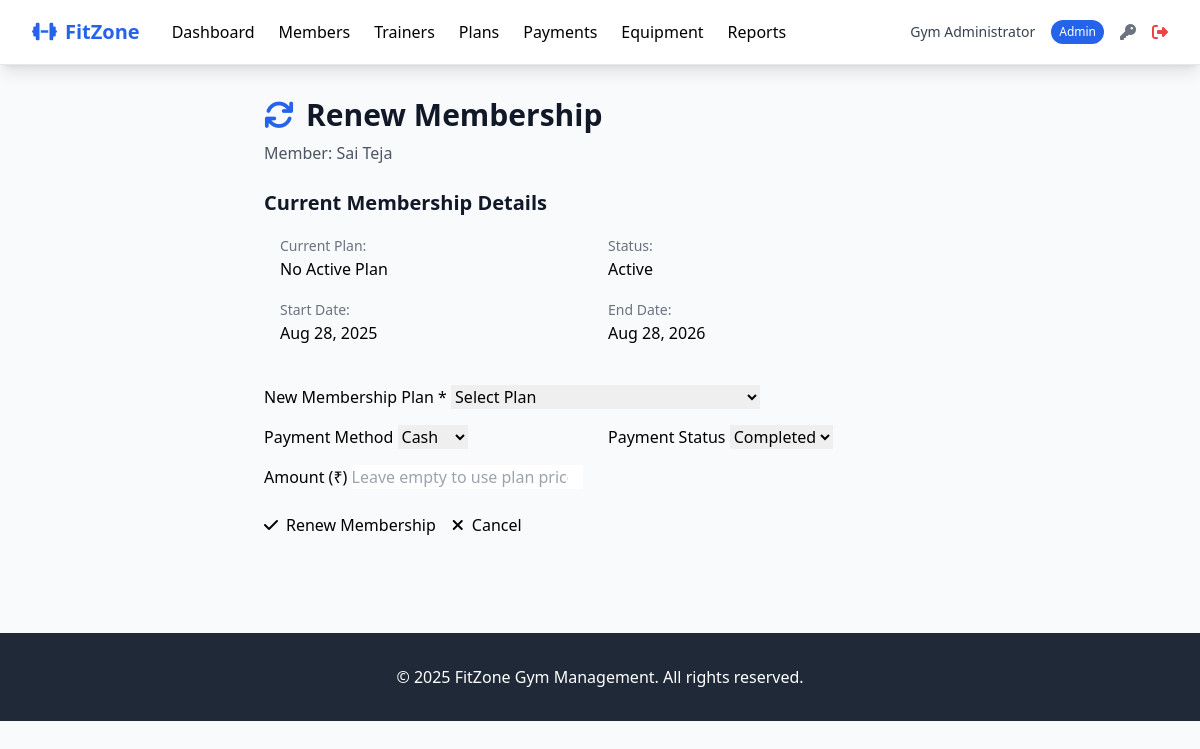
Page /admin/members/1/renew (signed in) on the earlier database version.
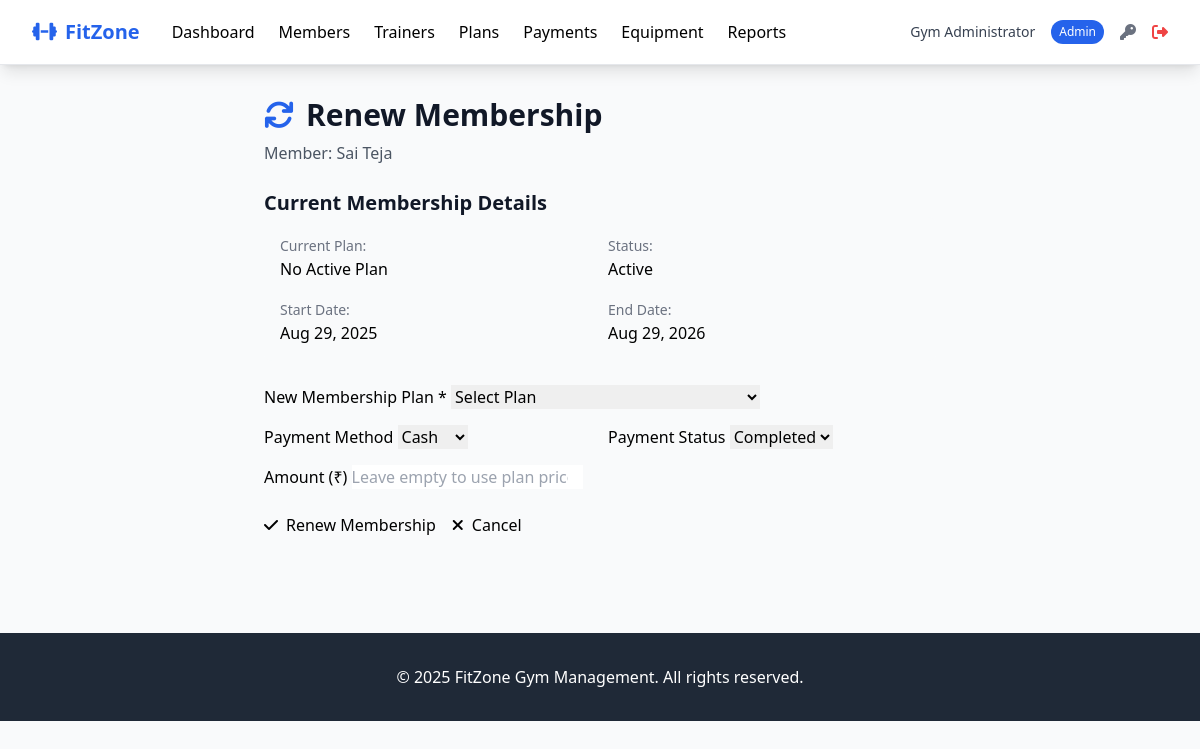
Same page on the later database version.
### tables this page shows
CREATE TABLE members (
            id INTEGER PRIMARY KEY AUTOINCREMENT,
            user_id INTEGER,
            membership_plan_id INTEGER,
            phone TEXT NOT NULL,
            emergency_contact TEXT,
            emergency_phone TEXT,
            address TEXT,
            date_of_birth DATE,
            weight DECIMAL(5,2),
            height DECIMAL(5,2),
            medical_conditions TEXT,
            fitness_goals TEXT,
            membership_start_date DATE,
            membership_end_date DATE,
            status TEXT DEFAULT 'active' CHECK (status IN ('active', 'inactive', 'suspended')),
            trainer_id INTEGER,
            created_at TIMESTAMP DEFAULT CURRENT_TIMESTAMP,
            updated_at TIMESTAMP DEFAULT CURRENT_TIMESTAMP,
            FOREIGN KEY (user_id) REFERENCES users (id),
            FOREIGN KEY (membership_plan_id) REFERENCES membership_plans (id),
            FOREIGN KEY (trainer_id) REFERENCES trainers (id)
        );

### routes/admin.py (the view, shortened to what this page needs)
@admin_bp.route('/members/<int:member_id>/renew', methods=['GET', 'POST'])
@admin_required
def renew_membership(member_id):
    member = Member.get_by_id(member_id)
    if not member:
        flash('Member not found!', 'danger')
        return redirect(url_for('admin.members'))
    plans = MembershipPlan.get_all_active()
    return render_template(
        'admin/renew_member.html',
        member=member,
        plans=plans
    )

### models/database.py (called while the page is built)
def get_db_connection(db_path='gym_management.db'):
    conn = sqlite3.connect(db_path)
    conn.row_factory = sqlite3.Row
    conn.execute("PRAGMA foreign_keys = ON")
    return conn

def execute_query(query, params=(), db_path='gym_management.db', fetch=False):
    conn = get_db_connection(db_path)
    cursor = conn.cursor()
    try:
        cursor.execute(query, params)
        if fetch:
            result = cursor.fetchall()
            conn.close()
            return result
        else:
            conn.commit()
            last_id = cursor.lastrowid
            conn.close()
            return last_id
    except Exception as e:
        conn.close()
        try:
            from flask import current_app
            current_app.logger.error(f"DB Error: {e} | Query: {query} | Params: {params}")
        except:
            print(f"DB Error: {e} | Query: {query} | Params: {params}")
        raise

### models/member.py (called while the page is built)
    @classmethod
    def _db_path(cls):
        return current_app.config.get('DATABASE_PATH', 'gym_management.db')

### templates/admin/renew_member.html (shortened to what this page needs)
{% extends "base.html" %}
{% block content %}
<div class="max-w-2xl mx-auto">
    <div class="mb-6">
        <h1 class="text-3xl font-bold text-gray-900">
            <i class="fas fa-refresh mr-3 text-primary"></i>Renew Membership
        </h1>
        <p class="text-gray-600 mt-2">Member: {{ member.full_name }}</p>
    </div>
    <div class="card">
        <div class="card-header">
            <h2 class="text-xl font-semibold text-gray-900">Current Membership Details</h2>
        </div>
        <div class="card-body">
            <div class="grid grid-cols-2 gap-4 mb-6 p-4 bg-gray-50 rounded-lg">
                <div>
                    <span class="text-sm text-gray-500">Current Plan:</span>
                    <div class="font-medium">{{ member.plan_name or 'No Active Plan' }}</div>
                </div>
                <div>
                    <span class="text-sm text-gray-500">Status:</span>
                    <div class="badge badge-{{ 'success' if member.status == 'active' else 'danger' }}">
                        {{ member.status|title }}
                    </div>
                </div>
                <div>
                    <span class="text-sm text-gray-500">Start Date:</span>
                    <div class="font-medium">{{ member.membership_start_date.strftime('%b %d, %Y') if member.membership_start_date else 'N/A' }}</div>
                </div>
                <div>
                    <span class="text-sm text-gray-500">End Date:</span>
                    <div class="font-medium">{{ member.membership_end_date.strftime('%b %d, %Y') if member.membership_end_date else 'N/A' }}</div>
                </div>
            </div>
            <form method="POST" action="{{ url_for('admin.renew_membership', member_id=member.id) }}">
                <div class="space-y-4">
                    <div class="form-group">
                        <label class="form-label" for="membership_plan_id">New Membership Plan *</label>
                        <select id="membership_plan_id" name="membership_plan_id" class="form-control" required onchange="updateAmount()">
                            <option value="">Select Plan</option>
                        </select>
                    </div>
                    <div class="grid grid-cols-2 gap-4">
                        <div class="form-group">
                            <label class="form-label" for="payment_method">Payment Method</label>
                            <select id="payment_method" name="payment_method" class="form-control">
                                <option value="cash">Cash</option>
                            </select>
                        </div>
                        <div class="form-group">
                            <label class="form-label" for="payment_status">Payment Status</label>
                            <select id="payment_status" name="payment_status" class="form-control">
                                <option value="completed">Completed</option>
                            </select>
                        </div>
                    </div>
                    <div class="form-group">
                        <label class="form-label" for="amount">Amount (₹)</label>
                        <input type="number" id="amount" name="amount" step="0.01" class="form-control" placeholder="Leave empty to use plan price">
                    </div>
                </div>
                <div class="flex space-x-4 mt-6">
                    <button type="submit" class="btn btn-primary">
                        <i class="fas fa-check mr-2"></i>Renew Membership
                    </button>
                    <a href="{{ url_for('admin.members') }}" class="btn btn-secondary">
                        <i class="fas fa-times mr-2"></i>Cancel
                    </a>
                </div>
            </form>
        </div>
    </div>
</div>
{% endblock %}

Differences in the rows shown:
changed members "Active": membership_end_date "Aug 28, 2026" → "Aug 29, 2026"
Other differences:
text no longer shown: "Aug 28, 2025"
text now shown: "Aug 29, 2025"
